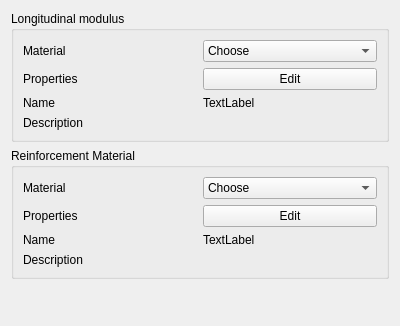
<?xml version="1.0" encoding="UTF-8"?>
<ui version="4.0">
 <class>FemMaterial</class>
 <widget class="QWidget" name="FemMaterial">
  <property name="geometry">
   <rect>
    <x>0</x>
    <y>0</y>
    <width>400</width>
    <height>326</height>
   </rect>
  </property>
  <property name="windowTitle">
   <string>FEM material</string>
  </property>
  <property name="layoutDirection">
   <enum>Qt::LeftToRight</enum>
  </property>
  <layout class="QVBoxLayout" name="verticalLayout">
   <item>
    <widget class="QGroupBox" name="groupBox_desc">
     <property name="maximumSize">
      <size>
       <width>16777215</width>
       <height>1677215</height>
      </size>
     </property>
     <property name="title">
      <string>Longitudinal modulus</string>
     </property>
     <layout class="QVBoxLayout" name="verticalLayout_5">
      <item>
       <layout class="QGridLayout" name="gridLayout_2">
        <item row="1" column="0">
         <widget class="QLabel" name="label_2">
          <property name="text">
           <string>Material</string>
          </property>
         </widget>
        </item>
        <item row="1" column="1">
         <widget class="QComboBox" name="cb_materials_m">
          <item>
           <property name="text">
            <string>Choose</string>
           </property>
          </item>
         </widget>
        </item>
        <item row="2" column="0">
         <widget class="QLabel" name="label_4">
          <property name="text">
           <string>Properties</string>
          </property>
         </widget>
        </item>
        <item row="2" column="1">
         <widget class="QPushButton" name="pb_edit_m">
          <property name="text">
           <string>Edit</string>
          </property>
         </widget>
        </item>
        <item row="3" column="0">
         <widget class="QLabel" name="label_3">
          <property name="text">
           <string>Name</string>
          </property>
         </widget>
        </item>
        <item row="3" column="1">
         <widget class="QLabel" name="l_name_m">
          <property name="text">
           <string>TextLabel</string>
          </property>
         </widget>
        </item>
       </layout>
      </item>
      <item>
       <widget class="QLabel" name="l_description_m">
        <property name="text">
         <string>Description</string>
        </property>
        <property name="wordWrap">
         <bool>true</bool>
        </property>
       </widget>
      </item>
     </layout>
    </widget>
   </item>
   <item>
    <widget class="QGroupBox" name="groupBox_desc_2">
     <property name="maximumSize">
      <size>
       <width>16777215</width>
       <height>1677215</height>
      </size>
     </property>
     <property name="title">
      <string>Reinforcement Material</string>
     </property>
     <layout class="QVBoxLayout" name="verticalLayout_6">
      <item>
       <layout class="QGridLayout" name="gridLayout_3">
        <item row="1" column="0">
         <widget class="QLabel" name="label_6">
          <property name="text">
           <string>Material</string>
          </property>
         </widget>
        </item>
        <item row="1" column="1">
         <widget class="QComboBox" name="cb_materials_r">
          <item>
           <property name="text">
            <string>Choose</string>
           </property>
          </item>
         </widget>
        </item>
        <item row="2" column="0">
         <widget class="QLabel" name="label_8">
          <property name="text">
           <string>Properties</string>
          </property>
         </widget>
        </item>
        <item row="2" column="1">
         <widget class="QPushButton" name="pb_edit_r">
          <property name="text">
           <string>Edit</string>
          </property>
         </widget>
        </item>
        <item row="3" column="0">
         <widget class="QLabel" name="label_7">
          <property name="text">
           <string>Name</string>
          </property>
         </widget>
        </item>
        <item row="3" column="1">
         <widget class="QLabel" name="l_name_r">
          <property name="text">
           <string>TextLabel</string>
          </property>
         </widget>
        </item>
       </layout>
      </item>
      <item>
       <widget class="QLabel" name="l_description_r">
        <property name="text">
         <string>Description</string>
        </property>
        <property name="wordWrap">
         <bool>true</bool>
        </property>
       </widget>
      </item>
     </layout>
    </widget>
   </item>
   <item>
    <spacer name="verticalSpacer_2">
     <property name="orientation">
      <enum>Qt::Vertical</enum>
     </property>
     <property name="sizeHint" stdset="0">
      <size>
       <width>20</width>
       <height>40</height>
      </size>
     </property>
    </spacer>
   </item>
  </layout>
 </widget>
 <resources/>
 <connections/>
</ui>
